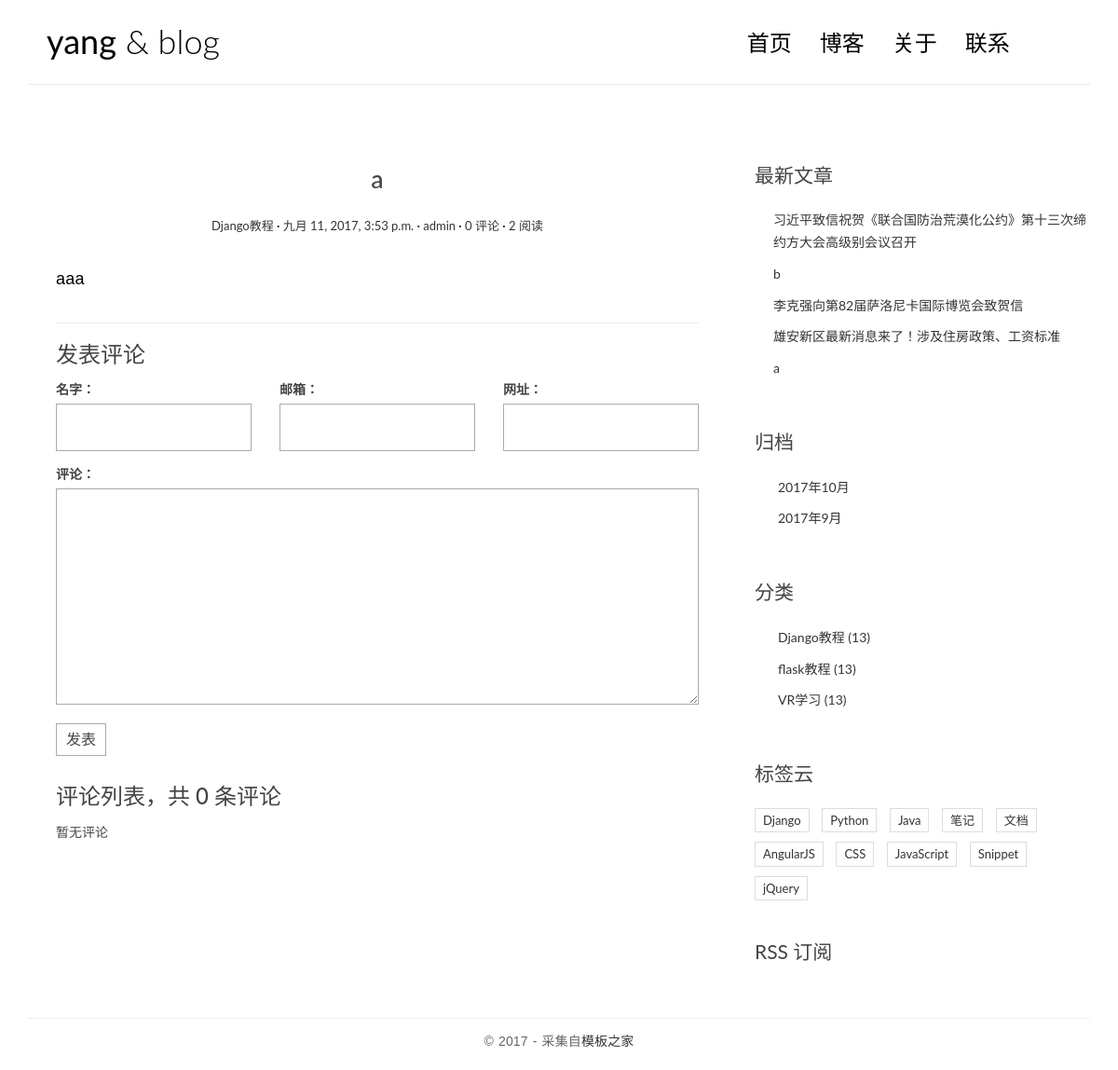
The app's page /post/1/ with its own data.
### blog/models.py (models this page shows, shortened)
class Post(models.Model):
    title = models.CharField(max_length=64)
    body = models.TextField()
    created_time = models.DateTimeField()
    modified_time = models.DateTimeField()
    excerpt = models.CharField(max_length=256, blank=True)
    category = models.ForeignKey(Category)
    tags = models.ManyToManyField(Tag, blank=True)
    author = models.ForeignKey(User)
    views = models.PositiveIntegerField(default=0)
    def increase_views(self):
        self.views += 1
        self.save(update_fields=['views'])
    class Meta:
        ordering = ['-created_time','-modified_time']
    def get_absolute_url(self):
        return reverse('blog:detail', kwargs={'pk': self.pk})
    def save(self, *args, **kwargs):
        if not self.excerpt:
            md = Markdown(extensions=[
                'markdown.extensions.extra',
                'markdown.extensions.codehilite',
            ])
            self.excerpt = strip_tags(md.convert(self.body))[:32]
        super().save(*args, **kwargs)

class Category(models.Model):
    name = models.CharField(max_length=64)

### blog/views.py (the view)
# urls.py: url(r'^post/(?P<pk>[0-9]+)/$', views.detail, name='detail'),
def detail(request, pk):
    post = get_object_or_404(Post, pk=pk)
    post.increase_views()
    post.body = markdown.markdown(post.body,
                    extensions=[
                        'markdown.extensions.extra',
                        'markdown.extensions.codehilite',
                        'markdown.extensions.toc'
                    ])
    form = CommentsForm()
    comment_list = post.comment_set.all()
    context = {'post': post,
               'form': form,
               'comment_list': comment_list}
    return render(request, 'blog/detail.html', context)

### comment/forms.py
class CommentsForm(forms.ModelForm):
    class Meta:
        model = Comment
        fields = [
            'name',
            'email',
            'url',
            'text',
        ]

### blog/templatetags/blog_tags.py (called while the page is built)
@register.simple_tag
def get_recent_post(num=5):
    return Post.objects.all()[:num]

@register.simple_tag
def archives():
    return Post.objects.dates('created_time', 'month', order='DESC')

@register.simple_tag
def get_categories():
    return Category.objects.all()

### templates/blog/detail.html (shortened to what this page needs)
{% extends 'base.html' %}
{% block main %}
<article class="post post-{{ post.pk }}">
    <header class="entry-header">
        <h1 class="entry-title">{{ post.title }}</h1>
        <div class="entry-meta">
            <span class="post-category"><a href="#">{{ post.category.name }}</a></span>
            <span class="post-date"><a href="#"><time class="entry-date" datetime="{{ post.created_time }}">{{ post.created_time }}</time></a></span>
            <span class="post-author"><a href="#">{{ post.author }}</a></span>
            <span class="comments-link"><a href="#comment-area">{{post.comment_set.count}} 评论</a></span>
            <span class="views-count"><a href="#">{{post.views}} 阅读</a></span>
        </div>
    </header>
    <div class="entry-content clearfix">
        {{ post.body|safe }}
    </div>
</article>
<section class="comment-area" id="comment-area">
    <hr>
    <h3>发表评论</h3>
    <form action="{% url 'comment:comments' post.pk %}" method="post" class="comment-form">
        <div class="row">
            <div class="col-md-4">
                <label for="{{form.name.id_for_label}}">名字：</label>
                {{form.name}}
            </div>
            <div class="col-md-4">
                <label for="form.email.id_for_label">邮箱：</label>
                {{form.email}}
            </div>
            <div class="col-md-4">
                <label for="form.url.id_for_label">网址：</label>
                {{form.url}}
            </div>
            <div class="col-md-12">
                <label for="form.text.id_for_label">评论：</label>
                {{form.text}}
                <button type="submit" class="comment-btn">发表</button>
            </div>
        </div>
    </form>
    <div class="comment-list-panel">
        <h3>评论列表，共 <span>{{post.comment_set.count}}</span> 条评论</h3>
        <ul class="comment-list list-unstyled">
            {% for comment in comment_list %}
            <li class="comment-item">
                <span class="nickname">{{comment.name}}</span>
                <time class="submit-date">{{comment.created_time}}</time>
                <div class="text">
                    {{comment.text}}
                </div>
            </li>
            {% empty %}
            暂无评论
            {% endfor %}
        </ul>
    </div>
</section>
{% endblock %}

### templates/base.html (shortened to what this page needs)
{% load staticfiles %}
{% load blog_tags %}
<!DOCTYPE html>
<html lang="en">
<head>
    <link rel="stylesheet" href="http://code.ionicframework.com/ionicons/2.0.1/css/ionicons.min.css">
    <link rel="stylesheet" href="{% static 'blog/css/bootstrap.min.css' %}">
    <link rel="stylesheet" href="{% static 'blog/css/pace.css' %}">
    <link rel="stylesheet" href="{% static 'blog/css/custom.css' %}">
    <link rel="stylesheet" href="{% static 'blog/css/highlights/github.css' %}">
</head>
<body>
    <div class="container">
        <header id="site-header">
            <div class="row">
                <div class="col-md-4 col-sm-5 col-xs-8">
                    <div class="logo">
                        <h1><a href="{% url 'blog:index' %}"><b>yang</b> &amp; blog</a></h1>
                    </div>
                </div>
                <div class="col-md-8 col-sm-7 col-xs-4">
                    <nav class="main-nav" role="navigation">
                        <div class="collapse navbar-collapse" id="bsexample-navbar-collapse-1">
                            <ul class="nav navbar-nav navbar-right">
                                <li class="cl-effect-11"><a href="{% url 'blog:index' %}" data-hover="首页">首页</a></li>
                                <li class="cl-effect-11"><a href="fullwidth.html" data-hover="博客">博客</a></li>
                                <li class="cl-effect-11"><a href="about.html" data-hover="关于">关于</a></li>
                                <li class="cl-effect-11"><a href="contact.html" data-hover="联系">联系</a></li>
                            </ul>
                        </div>
                    </nav>
                </div>
            </div>
        </header>
    </div>
    <div class="content-body">
        <div class="container">
            <div class="row">
                <main class="col-md-8">
                    {% block main %}
                    {% endblock %}
                </main>
                <aside class="col-md-4">
                    <div class="widget widget-recent-posts">
                        <h3 class="widget-title">最新文章</h3>
                        {% get_recent_post as recent_post_list %}
                        <ul>
                            {% for post in recent_post_list %}
                            <li>
                                <a href="{{ post.get_absolute_url }}">{{ post.title }}</a>
                            </li>
                            {% empty %}
                            没有文章发布
                            {% endfor %}
                        </ul>
                    </div>
                    <div class="widget widget-archives">
                        <h3 class="widget-title">归档</h3>
                        {% archives as archives_list %}
                        <ul>
                            {% for date in archives_list %}
                            <li>
                                <a href="{% url 'blog:archives' date.year date.month %}">{{ date.year }}年{{date.month}}月</a>
                            </li>
                            {% empty %}
                            暂无归档
                            {% endfor %}
                        </ul>
                    </div>
                    <div class="widget widget-category">
                        <h3 class="widget-title">分类</h3>
                        {% get_categories as categories_list %}
                        <ul>
                            {% for category in categories_list %}
                            <li>
                                <a href="{% url 'blog:category' category.pk  %}">{{category.name}} <span class="post-count">(13)</span></a>
                            </li>
                            {% empty %}
                            暂无分类
                            {% endfor %}
                        </ul>
                    </div>
                    <div class="widget widget-tag-cloud">
                        <h3 class="widget-title">标签云</h3>
                        <ul>
                            <li>
                                <a href="#">Django</a>
                            </li>
                            <li>
                                <a href="#">Python</a>
                            </li>
                            <li>
                                <a href="#">Java</a>
                            </li>
                            <li>
                                <a href="#">笔记</a>
                            </li>
                            <li>
                                <a href="#">文档</a>
                            </li>
                            <li>
                                <a href="#">AngularJS</a>
                            </li>
                            <li>
                                <a href="#">CSS</a>
                            </li>
                            <li>
                                <a href="#">JavaScript</a>
                            </li>
                            <li>
                                <a href="#">Snippet</a>
                            </li>
                            <li>
                                <a href="#">jQuery</a>
                            </li>
                        </ul>
                    </div>
                    <div class="rss">
                        <a href="">RSS 订阅</a>
                    </div>
                </aside>
            </div>
        </div>
    </div>
    <footer id="site-footer">
        <div class="container">
            <div class="row">
                <div class="col-md-12">
                    <p class="copyright">&copy 2017 - 采集自<a href="http://www.cssmoban.com/" target="_blank" title="模板之家">模板之家</a></p>
                </div>
            </div>
        </div>
    </footer>
</body>
</html>

### blog/static/blog/css/custom.css (style rules this page uses)
* { outline: none; }
h1, h2, h3, h4, h5, h6 { margin-top: 0; }
b { font-weight: 400; }
a { color: #333; }
body { color: #444; font-family: 'Lato', sans-serif; }
p { font-family: 'Ubuntu', sans-serif; font-weight: 400; word-spacing: 1px; letter-spacing: 0.01em; }
#site-header { background-color: #FFF; padding: 25px 20px; margin-bottom: 40px; border-bottom: 1px solid #e7e7e7; }
.logo h1 a { color: #000; }
.logo h1 { margin: 0; font-family: 'Lato', sans-serif; font-weight: 300; }
.main-nav { margin-top: 11px; max-width: 95%; }
.main-nav a { color: #000000 !important; padding: 0 0 5px 0 !important; margin-right: 30px; font-family: 'Lato', sans-serif; font-weight: 300; font-size: 24px; }
.cl-effect-11 a { padding: 10px 0; color: #0972b4; text-shadow: none; }
.cl-effect-11 a::before { position: absolute; top: 0; left: 0; overflow: hidden; padding: 0 0 5px 0 !important; max-width: 0; border-bottom: 1px solid #000; color: #000; content: attr(data-hover); white-space: nowrap; -webkit-transition: max-width 0.5s; -moz-transition: max-width 0.5s; transition: max-width 0.5s; }
.content-body { padding-bottom: 4em; }
.post { background: #fff; padding: 30px 30px 0; }
.entry-title { text-align: center; font-size: 1.9em; margin-bottom: 20px; line-height: 1.6; padding: 10px 20px 0; }
.entry-meta { text-align: center; color: #DDDDDD; font-size: 13px; margin-bottom: 30px; }
.entry-content { font-size: 18px; line-height: 1.9; font-weight: 300; color: #000; }
.post-category::after, .post-date::after, .post-author::after, .comments-link::after { content: ' ·'; color: #000; }
.widget { background: #fff; padding: 30px 0 0; }
.widget-title { font-size: 1.5em; margin-bottom: 20px; line-height: 1.6; padding: 10px 0 0; font-weight: 400; }
.widget-recent-posts ul { padding: 0; margin: 0; padding-left: 20px; }
.widget-recent-posts ul li { list-style-type: none; position: relative; line-height: 170%; margin-bottom: 10px; }
.widget-recent-posts ul li::before { content: '\f3d3'; font-family: "Ionicons"; position: absolute; left: -17px; top: 3px; font-size: 16px; color: #000; }
.widget-archives ul { padding: 0; margin: 0; padding-left: 25px; }
.widget-archives ul li { list-style-type: none; position: relative; line-height: 170%; margin-bottom: 10px; }
.widget-archives ul li::before { content: '\f3f3'; font-family: "Ionicons"; position: absolute; left: -25px; top: 1px; font-size: 16px; color: #000; }
.widget-category ul { padding: 0; margin: 0; padding-left: 25px; }
.widget-category ul li { list-style-type: none; position: relative; line-height: 170%; margin-bottom: 10px; }
.widget-category ul li::before { content: '\f3fe'; font-family: "Ionicons"; position: absolute; left: -25px; top: 1px; font-size: 18px; color: #000; }
.widget-tag-cloud ul { padding: 0; margin: 0; margin-right: -10px; }
.widget-tag-cloud ul li { list-style-type: none; font-size: 13px; display: inline-block; margin-right: 10px; margin-bottom: 10px; padding: 3px 8px; border: 1px solid #ddd; }
.rss { font-size: 21px; margin-top: 30px; }
.rss a { color: #444; }
#site-footer { padding-top: 10px; padding: 0 0 1.5em 0; }
.copyright { text-align: center; padding-top: 1em; margin: 0; border-top: 1px solid #eee; color: #666; }
.contact-form input, .comment-form input { border: 1px solid #aaa; margin-bottom: 15px; width: 100%; padding: 15px 15px; font-size: 16px; line-height: 100%; transition: 0.4s border-color linear; }
.contact-form textarea, .comment-form textarea { border: 1px solid #aaa; margin-bottom: 15px; width: 100%; padding: 15px 15px; font-size: 16px; line-height: 20px !important; min-height: 183px; transition: 0.4s border-color linear; }
.comment-area { padding: 0 30px 0; }
.comment-form { margin-top: 15px; }
.comment-form .comment-btn { background-color: #fff; border: 1px solid #aaa; font-size: 16px; padding: 5px 10px; }
.comment-list-panel { margin-top: 30px; }
.comment-list { margin-top: 15px; }

### records on screen
Post: title "a", category.name "Django教程", created_time "九月 11, 2017, 3:53 p.m.", author "admin", comment_set.count "0", views "2", body "aaa"
Post: title "习近平致信祝贺《联合国防治荒漠化公约》第十三次缔约方大会高级别会议召开"
Post: title "b"
Post: title "李克强向第82届萨洛尼卡国际博览会致贺信"
Post: title "雄安新区最新消息来了！涉及住房政策、工资标准"
Category: name "Django教程"
Category: name "flask教程"
Category: name "VR学习"

### other values on screen
{{ date.year }} "2017" "2017"
{{ date.month }} "10" "9"
